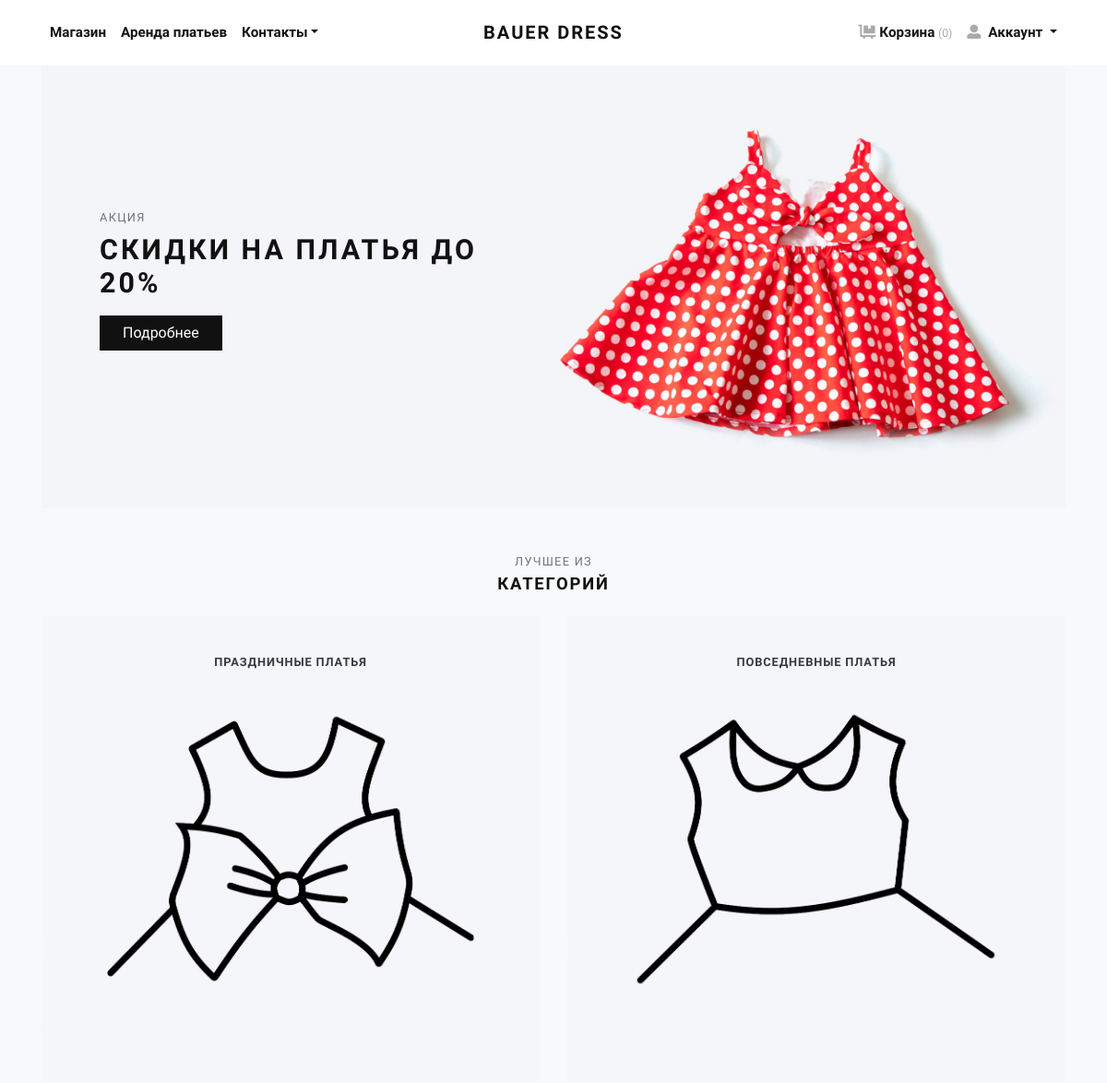
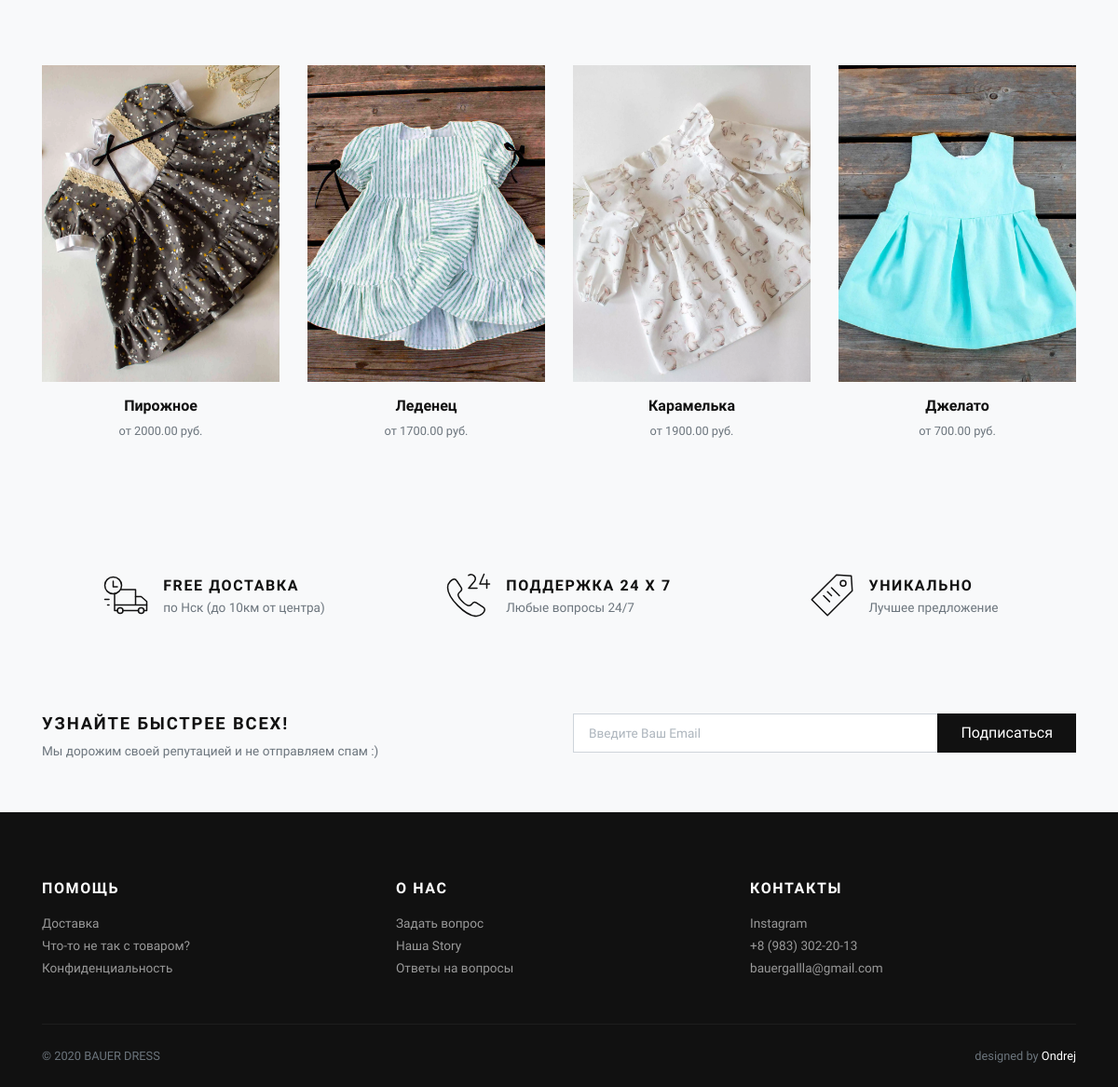
The page / on the database its author committed (2 pictures, top to bottom).
### promotion/models.py (models this page shows, shortened)
class SeoPromotion(models.Model):
	seo_title = models.CharField('SEO Название', blank=True, max_length=250)
	seo_description = models.CharField('SEO Описание', blank=True, max_length=250)
	def get_seo_title(self):
		if self.seo_title:
			return self.seo_title
		else:
			return ''
	def get_seo_description(self):
		if self.seo_description:
			return self.seo_description
		else:
			return ''
	class Meta:
		abstract = True

class Promotion(SeoPromotion):
	theme_of_promo = models.CharField('Тема акции \n(подзаголовок на главной)', max_length=60, blank=True, null=True)
	offer = models.CharField('Оффер на главной странице', max_length=100, blank=False, null=True)
	slug = models.SlugField(max_length=200, unique=True, blank=False, null=True)
	first_page = models.ForeignKey(FirstPage, verbose_name='Первый экран', on_delete=models.SET_NULL, null=True, blank=True)
	second_page = models.ForeignKey(SecondPage, verbose_name="Второй экран", on_delete=models.SET_NULL, null=True)
	service_page = models.ForeignKey(ServicePage, verbose_name='Экран услуг', on_delete=models.SET_NULL, null=True, related_name='service')
	sub_page = models.ForeignKey(SubPage, verbose_name='Экран подписки', on_delete=models.SET_NULL, null=True)
	is_main = models.BooleanField('Главный', default=False)
	video = models.FileField(upload_to='video/', blank=True, null=True)
	class Meta:
		verbose_name='промоушн'
		verbose_name_plural='промоушны'

class FirstPage(models.Model):
	name = models.CharField('Название для этого тэмплейта', max_length=100, blank=True)
	button = models.CharField('Надпись на кнопке', max_length=70, blank=False, null=True,
		help_text='Максимум 2 слова с предлогом, побуждение что-то сделать, например: узнать, перейти и тд')
	image = models.ImageField(upload_to='promo/first_page/images', verbose_name='Главное фото',
		help_text='Примерные размеры фото 1900х650, сам товар находится в правой части фото,\
		если разделить фото на три части двумя линиями, то товар на второй линии', blank=False, null=True)
	class Meta:
		verbose_name = 'Главная страница'
		verbose_name_plural = '1. Главные страницы'

class SecondPage(models.Model):
	name = models.CharField('Название для этого тэмплейта', max_length=100, blank=True)
	subtitle = models.CharField('Подзаголовок страницы', max_length=200, blank=True, null=True)
	title = models.CharField('Заголовок страницы', max_length=200, blank=True, null=True)
	first_category = models.ForeignKey(Category, on_delete=models.CASCADE, related_name='category_no_1')
	image_for_first_cat = models.ImageField(upload_to='promo/second_page/first_category/images', verbose_name='Фото категории',
		help_text='Левая колонка 1125x1050')
	alt_for_image_no_1 = models.CharField('Описание картинки 1', max_length=100, blank=False, null=True)
	text = models.CharField("Текст над картинкой", max_length = 150, blank=False, null=True)
	second_category = models.ForeignKey(Category, on_delete=models.CASCADE, related_name='category_no_2')
	image_for_second_cat = models.ImageField(upload_to='promo/second_page/second_category/images', verbose_name='Фото категории',
		help_text='Правая колонка 1125x1050')
	alt_for_image_no_2 = models.CharField('Описание картинки 2', max_length=100, blank=False, null=True)
	text_no_2 = models.CharField("Текст над картинкой", max_length = 150, blank=False, null=True)
	class Meta:
		verbose_name = 'Вторая страница'
		verbose_name_plural = '2. Вторые страницы'

class ServicePage(models.Model):
	name = models.CharField('Название для этого тэмплейта', max_length=100, blank=True)
	title_1 = models.CharField('Заголовок первой услуги', max_length=40, blank=True, null=True)
	subtitle_1 = models.CharField('Подзаголовок первой услуги', max_length=40, blank=True, null=True)
	title_2 = models.CharField('Заголовок второй услуги', max_length=40, blank=True, null=True)
	subtitle_2 = models.CharField('Подзаголовок второй услуги', max_length=40, blank=True, null=True)
	title_3 = models.CharField('Заголовок третьей услуги', max_length=40, blank=True, null=True)
	subtitle_3 = models.CharField('Подзаголовок третьей услуги', max_length=40, blank=True, null=True)
	class Meta:
		verbose_name = 'Четвертая страница'
		verbose_name_plural = '4. Страницы услуг'

class SubPage(models.Model):
	name = models.CharField('Название для этого тэмплейта', max_length=100, blank=True)
	title = models.CharField('Заголовок страницы', max_length=200, blank=True, null=True)
	subtitle = models.CharField('Подзаголовок страницы', max_length=200, blank=True, null=True)
	class Meta:
		verbose_name = 'Пятая страница'
		verbose_name_plural = '5. Пятые страницы'

### shop/models.py (models this page shows, shortened)
class Product(models.Model):
	category = models.ForeignKey(Category, related_name='products',
		on_delete=models.SET_NULL, null=True, verbose_name=u"Тип товара")
	name = models.CharField(max_length=200, db_index=True, verbose_name=u"Название")
	slug = models.SlugField(max_length=200, db_index=True, verbose_name=u"URL",
		help_text='То как этот товар будет отображен в URL.')
	description = RichTextField(default='Full description of product', blank=False, null=True, verbose_name=u"Описание",
		help_text='Добавьте полное описание товара, без характеристик.')
	material = models.ForeignKey(Material, on_delete=models.SET_NULL, null=True, verbose_name=u"Материал")
	price_from = models.DecimalField(max_digits=10, decimal_places=2, verbose_name=u"Цена от", blank=False, null=True)
	price_to = models.DecimalField(max_digits=10, decimal_places=2, verbose_name=u"Цена до", blank=False, null=True)
	stock = models.PositiveIntegerField(default=1, verbose_name=u"В наличии (кол-во)")
	can_spend = models.BooleanField(default=False, verbose_name=u"Вычитать со склада")
	created = models.DateTimeField(auto_now_add=True, verbose_name=u"Создан")
	updated = models.DateTimeField(auto_now=True, verbose_name=u"Обновлен")
	tag = models.ForeignKey(Tag, on_delete=models.SET_NULL, null=True, verbose_name='Возраст')
	rent = models.BooleanField("Доступно в аренду (если да, заполни ниже)", default=False)
	pay_method = models.CharField("Если аренда, то какая оплата?", blank=True, null=True, max_length=3, help_text='Если почасовая-ч, по дням-д, неделям-нед.')
	class Meta:
		index_together = (('id','slug'),)
		verbose_name = 'товар'
		verbose_name_plural = 'товары'
	def status_new(self):
		now = timezone.now()
		if now + datetime.timedelta(days=-5) < self.created < now:
			return True
		else:
			return False
	def get_absolute_url(self):
		return reverse('shop:details', args=[self.category.slug, self.id, self.slug])

class Gallery(models.Model):
    image = models.ImageField(upload_to='gallery', verbose_name='Фото')
    alt = models.CharField('Описание картинки', max_length=30, blank=False, null=True)
    product = models.ForeignKey(Product, on_delete=models.CASCADE, related_name='images')
    class Meta:
    	verbose_name = 'фото товара'
    	verbose_name_plural = 'фото товаров'

### promotion/views.py (the view)
# urls.py: path('', promo_views.main, name='main'),
def main(request):
	promotion = Promotion.objects.filter(is_main=True).last()
	if promotion:
		url = reverse('promo:index', kwargs={'slug': promotion.slug})
		form = EmailSubscription()
		products = Product.objects.filter(stock__gt=0, promo__promotion=promotion).order_by('-updated')
		return render(request, 'promotion/promo.html', {'promotion': promotion,
													'products': products,
													'url': url,
													'form': form})
	else:
		return HttpResponse('Создайте Промоушен либо проставьте статус "Главный"!')

### promotion/templates/promotion/promo.html (shortened to what this page needs)
{% extends 'shop/base.html' %}
{% load static %}
{% load widget_tweaks %}
{% block content %}
    <div class="container">
      {% if not promotion.video %}
        <section class="hero pb-3 bg-cover bg-center d-flex align-items-center" style="background: url({{ promotion.first_page.image.url }})">
          <div class="container py-5">
            <div class="row px-4 px-lg-5">
              <div class="col-lg-6">
                <p class="text-muted small text-uppercase mb-2">{{ promotion.theme_of_promo }}</p>
                <h1 class="h2 text-uppercase mb-3">{{ promotion.offer }}</h1><a class="btn btn-dark" href="{{ url }}">Подробнее</a>
              </div>
            </div>
          </div>
        </section>
      {% endif %}
        <section class="pt-5">
          <header class="text-center">
            <p class="small text-muted small text-uppercase mb-1">{{ promotion.second_page.subtitle }}</p>
              <h2 class="h5 text-uppercase mb-4">{{ promotion.second_page.title }}</h2>
          </header>
          <div class="row">
            <div class="col-md-6 mb-4 mb-md-0">
                <a class="category-item" href="{{ promotion.second_page.first_category.get_absolute_url }}">
                    <img class="img-fluid" src="{{ promotion.second_page.image_for_first_cat.url }}" alt="{{ promotion.second_page.alt_for_image_no_1 }}">
                    <strong class="category-item-title">{{ promotion.second_page.text }}</strong>
                </a>
            </div>
            <div class="col-md-6">
                <a class="category-item" href="{{ promotion.second_page.second_category.get_absolute_url }}">
                    <img class="img-fluid" src="{{ promotion.second_page.image_for_second_cat.url }}" alt="{{ promotion.second_page.alt_for_image_no_2 }}">
                    <strong class="category-item-title">{{ promotion.second_page.text_no_2 }}</strong>
                </a>
            </div>
          </div>
        </section>
        {% if products %}
        <section class="py-5">
          <div class="row">
            {% for product in products %}
                <div class="col-xl-3 col-lg-4 col-sm-6 mb-30">
                  <div class="product text-center">
                    <div class="mb-3 position-relative">
                      <a class="d-block" href="{{ product.get_absolute_url }}">
                        <img class="img-fluid w-100" src="{% if product.images.first %}{{ product.images.first.image.url }}{% else %}{% static 'shop/img/product-banners/example.jpg' %} {% endif %}" alt="{{ product.images.first.alt }}">
                      </a>
                    </div>
                    <h6> <a class="reset-anchor" href="{{ product.get_absolute_url }}">{{ product.name }}</a></h6>
                    <p class="small text-muted">от {{ product.price_from }}{% if product.rent %} руб/{% if product.pay_method %}{{ product.pay_method }}{% else %}ч{% endif %}{% else %} руб.{% endif %}</p>
                  </div>
                </div>
            {% endfor %}
          </div>
        </section>
        {% endif %}
        {% if promotion.service_page %}
        <section class="py-5 bg-light">
          <div class="container">
            <div class="row text-center">
              <div class="col-lg-4 mb-3 mb-lg-0">
                <div class="d-inline-block">
                  <div class="media align-items-end">
                    <svg class="svg-icon svg-icon-big svg-icon-light">
                      <use xlink:href="#delivery-time-1"> </use>
                    </svg>
                    <div class="media-body text-left ml-3">
                      <h6 class="text-uppercase mb-1">{{ promotion.service_page.title_1 }}</h6>
                      <p class="text-small mb-0 text-muted">{{ promotion.service_page.subtitle_1 }}</p>
                    </div>
                  </div>
                </div>
              </div>
              <div class="col-lg-4 mb-3 mb-lg-0">
                <div class="d-inline-block">
                  <div class="media align-items-end">
                    <svg class="svg-icon svg-icon-big svg-icon-light">
                      <use xlink:href="#helpline-24h-1"> </use>
                    </svg>
                    <div class="media-body text-left ml-3">
                      <h6 class="text-uppercase mb-1">{{ promotion.service_page.title_2 }}</h6>
                      <p class="text-small mb-0 text-muted">{{ promotion.service_page.subtitle_2 }}</p>
                    </div>
                  </div>
                </div>
              </div>
              <div class="col-lg-4">
                <div class="d-inline-block">
                  <div class="media align-items-end">
                    <svg class="svg-icon svg-icon-big svg-icon-light">
                      <use xlink:href="#label-tag-1"> </use>
                    </svg>
                    <div class="media-body text-left ml-3">
                      <h6 class="text-uppercase mb-1">{{ promotion.service_page.title_3 }}</h6>
                      <p class="text-small mb-0 text-muted">{{ promotion.service_page.subtitle_3 }}</p>
                    </div>
                  </div>
                </div>
              </div>
            </div>
          </div>
        </section>
        {% endif %}
        {% if promotion.sub_page %}
        <section class="py-5">
          <div class="container p-0">
            <div class="row">
              <div class="col-lg-6 mb-3 mb-lg-0">
                <h5 class="text-uppercase">{{ promotion.sub_page.title }}</h5>
                <p class="text-small text-muted mb-0">{{ promotion.sub_page.subtitle }}</p>
              </div>
              <div class="col-lg-6">
                <form method="POST" action="{% url 'promo:sub' %}">
                  <div class="input-group flex-column flex-sm-row mb-3">
                    {% if form.is_bound %}
                      {% if field.errors %}
                        {% render_field form.email class="form-control form-control-lg py-3 is-invalid" placeholder="Введите Ваш Email" %}
                        {% for error in field.errors %}
                          <div class="invalid-feedback">
                            {{ error }}
                          </div>
                        {% endfor %}
                      {% endif %}
                      {% render_field form.email class="form-control form-control-lg py-3 is-valid" placeholder="Введите Ваш Email" %}
                    {% else %}
                      {% render_field form.email class="form-control form-control-lg py-3 " placeholder="Введите Ваш Email" %}
                    {% endif %}
                    <div class="input-group-append">
                      <button class="btn btn-dark btn-block" id="button-addon2" type="submit">Подписаться</button>
                    </div>
                  </div>
                </form>
              </div>
            </div>
          </div>
        </section>
      {% endif %}
    </div>
{% endblock %}

### rows shown on the page
Promotion: first_page.image (picture), theme_of_promo "АКЦИЯ", offer "СКИДКИ НА ПЛАТЬЯ ДО 20%", second_page.subtitle "ЛУЧШЕЕ ИЗ", second_page "КАТЕГОРИЙ", second_page.image_for_first_cat (picture), second_page.text "ПРАЗДНИЧНЫЕ ПЛАТЬЯ", second_page.image_for_second_cat (picture), second_page.text_no_2 "ПОВСЕДНЕВНЫЕ ПЛАТЬЯ", service_page.title_1 "FREE ДОСТАВКА", service_page.subtitle_1 "по Нск (до 10км от центра)", service_page.title_2 "ПОДДЕРЖКА 24 X 7", service_page.subtitle_2 "Любые вопросы 24/7", service_page.title_3 "УНИКАЛЬНО", service_page.subtitle_3 "Лучшее предложение", sub_page "УЗНАЙТЕ БЫСТРЕЕ ВСЕХ!", sub_page.subtitle "Мы дорожим своей репутацией и не отправляем спам :)"
Product: images.first.image (picture), name "Пирожное", price_from "2000.00", rent "руб."
Product: images.first.image (picture), name "Леденец", price_from "1700.00", rent "руб."
Product: images.first.image (picture), name "Карамелька", price_from "1900.00", rent "руб."
Product: images.first.image (picture), name "Джелато", price_from "700.00", rent "руб."
